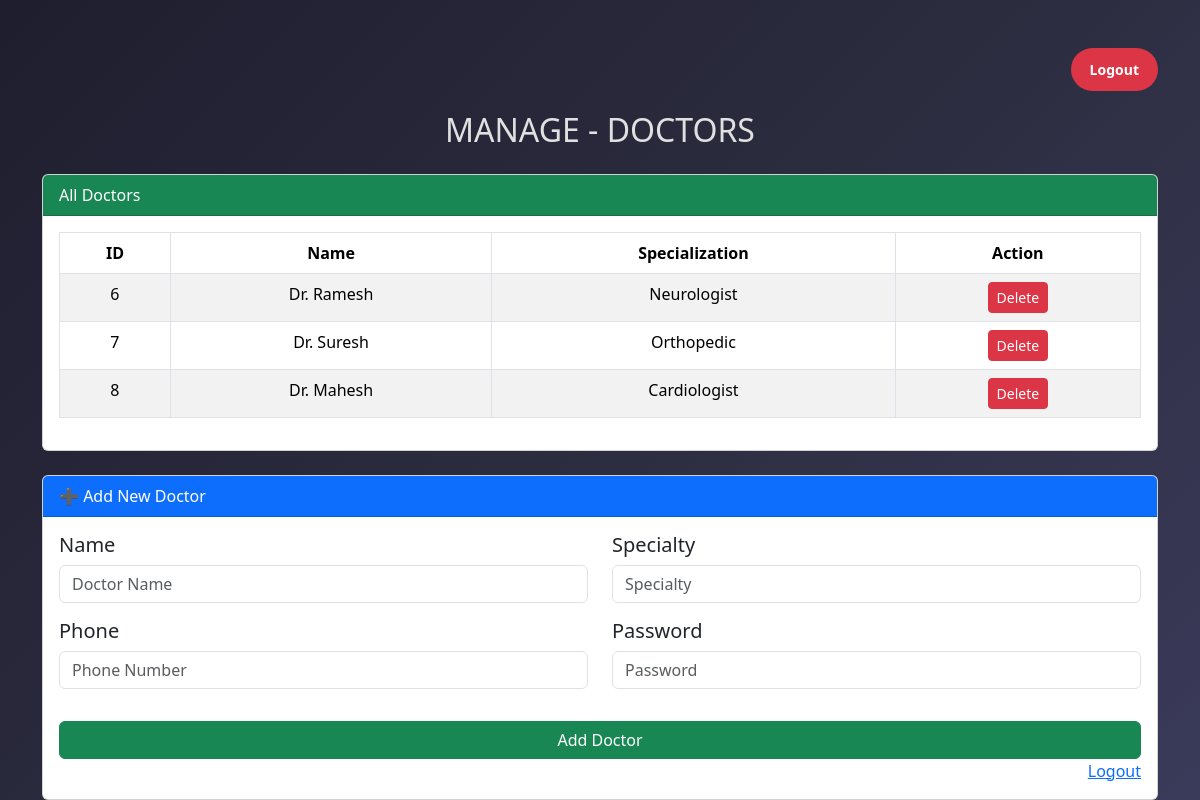
Page /manage/doctors/ (signed in) on the earlier database version.
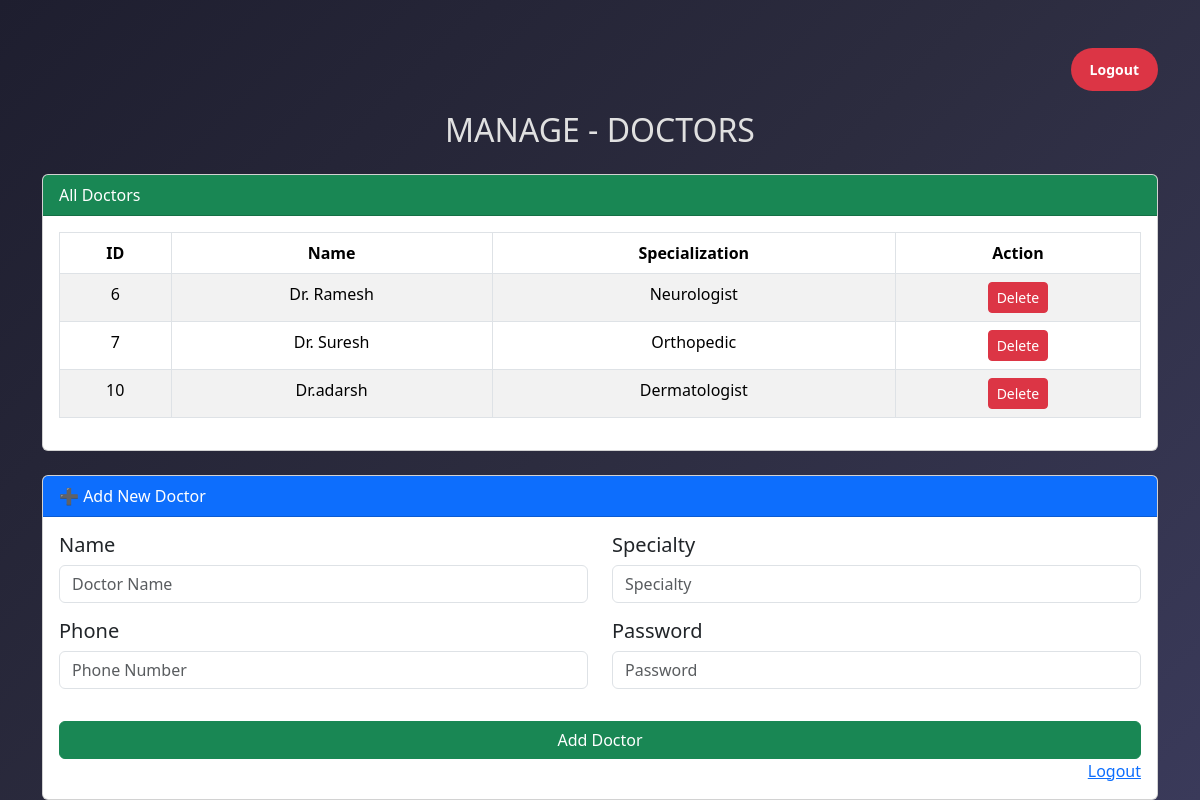
Same page on the later database version.
### hospital_app/models.py (models this page shows, shortened)
class Doctor(models.Model):
    name=models.CharField(max_length=50)
    specialty=models.CharField(max_length=50)
    phone = models.CharField(max_length=15)
    password = models.CharField(max_length=128)

### hospital_app/views.py (the view, shortened to what this page needs)
# urls.py: path('manage/doctors/',views.manage_doctors,name="manage_doctors"),
@admin_required
def manage_doctors(request):
    doctors= Doctor.objects.all()
    return render(request,"doctor_add_page.html",{"doctors":doctors})

### hospital_app/templates/doctor_add_page.html (shortened to what this page needs)
{% load static %}
<!DOCTYPE html>
<html lang="en">
<head>
  <link href="https://cdn.jsdelivr.net/npm/bootstrap@5.3.2/dist/css/bootstrap.min.css" rel="stylesheet">
  <link rel="stylesheet" href="{% static 'css/doctor_add_page.css' %}">
</head>
<body>
  <div class="container mt-5">
      <div class="logout-container">
            <a href="{% url 'admin_logout' %}" class="btn logout-btn">Logout</a>
        </div>
    <h2 class="text-center mb-4"> MANAGE - DOCTORS</h2>
    <div class="card mb-4">
      <div class="card-header bg-success text-white">All Doctors</div>
      <div class="card-body">
        {% if doctors %}
        <table class="table table-bordered table-striped text-center">
          <thead>
            <tr>
              <th>ID</th>
              <th>Name</th>
              <th>Specialization</th>
              <th>Action</th>
            </tr>
          </thead>
          <tbody>
            {% for doc in doctors %}
            <tr>
              <td>{{ doc.id }}</td>
              <td>{{ doc.name }}</td>
              <td>{{ doc.specialty }}</td>
              <td>
                <a href="{% url 'delete_doctor' doc.id %}" class="btn btn-danger btn-sm">Delete</a>
              </td>
            </tr>
            {% endfor %}
          </tbody>
        </table>
        {% else %}
        <p class="text-center">No doctors found.</p>
        {% endif %}
      </div>
    </div>
    <div class="card">
      <div class="card-header bg-primary text-white">➕ Add New Doctor</div>
      <div class="card-body">
        <form method="POST" action="{% url 'manage_doctors' %}">
          <div class="row mb-3">
            <div class="col-md-6 mb-3">
                <h5>Name</h5>
              <input type="text" name="name" class="form-control" placeholder="Doctor Name" required>
            </div>
            <div class="col-md-6 mb-3">
              <h5>Specialty</h5>
              <input type="text" name="specialty" class="form-control" placeholder="Specialty" required>
            </div>
            <div class="col-md-6 mb-3">
                <h5>Phone</h5>
              <input type="tel" name="phone" class="form-control" placeholder="Phone Number" required
                pattern="[0-9]{10}" title="Enter 10-digit phone number">
            </div>
            <div class="col-md-6 mb-3">
                <h5>Password</h5>
              <input type="password" name="password" class="form-control" placeholder="Password" required>
            </div>
          </div>
          <button type="submit" class="btn btn-success w-100">Add Doctor</button>
          <br>
          <a href="{% url 'admin_logout' %}" style="float:right;">Logout</a>
        </form>
      </div>
    </div>
</body>
</html>

Differences in the rows shown:
removed Doctor: id "8", name "Dr. Mahesh", specialty "Cardiologist"
added Doctor: id "10", name "Dr.adarsh", specialty "Dermatologist"
